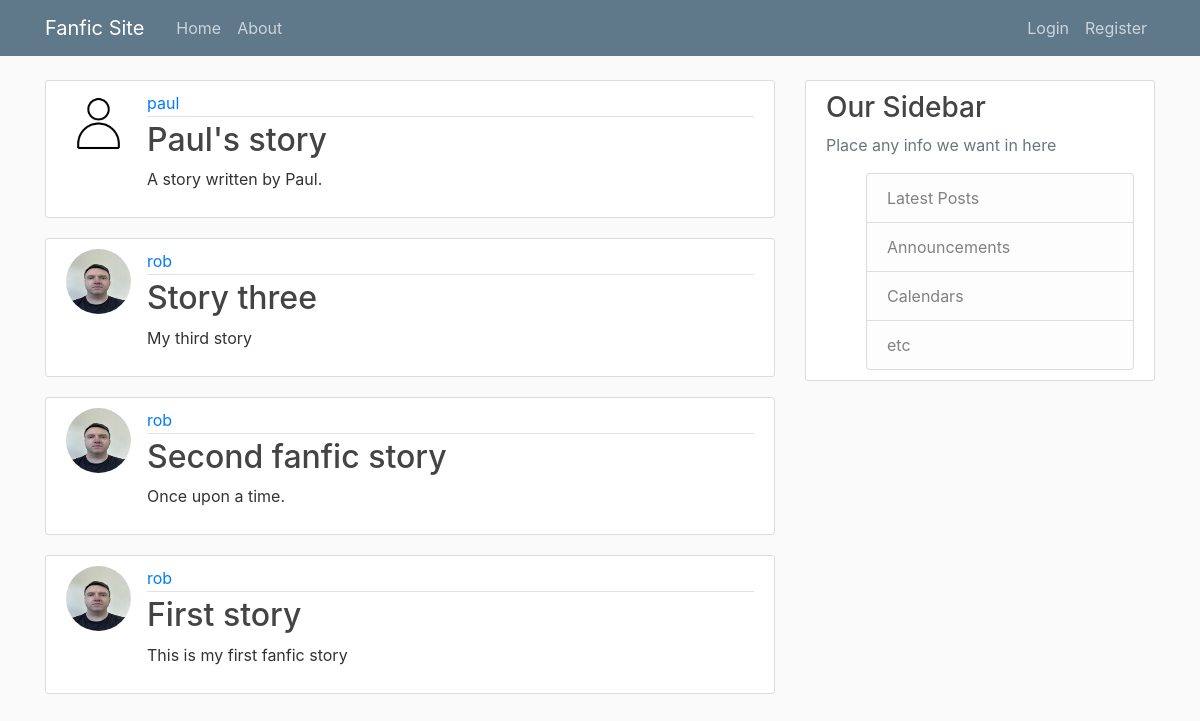
/, run on an earlier commit of the app's database.
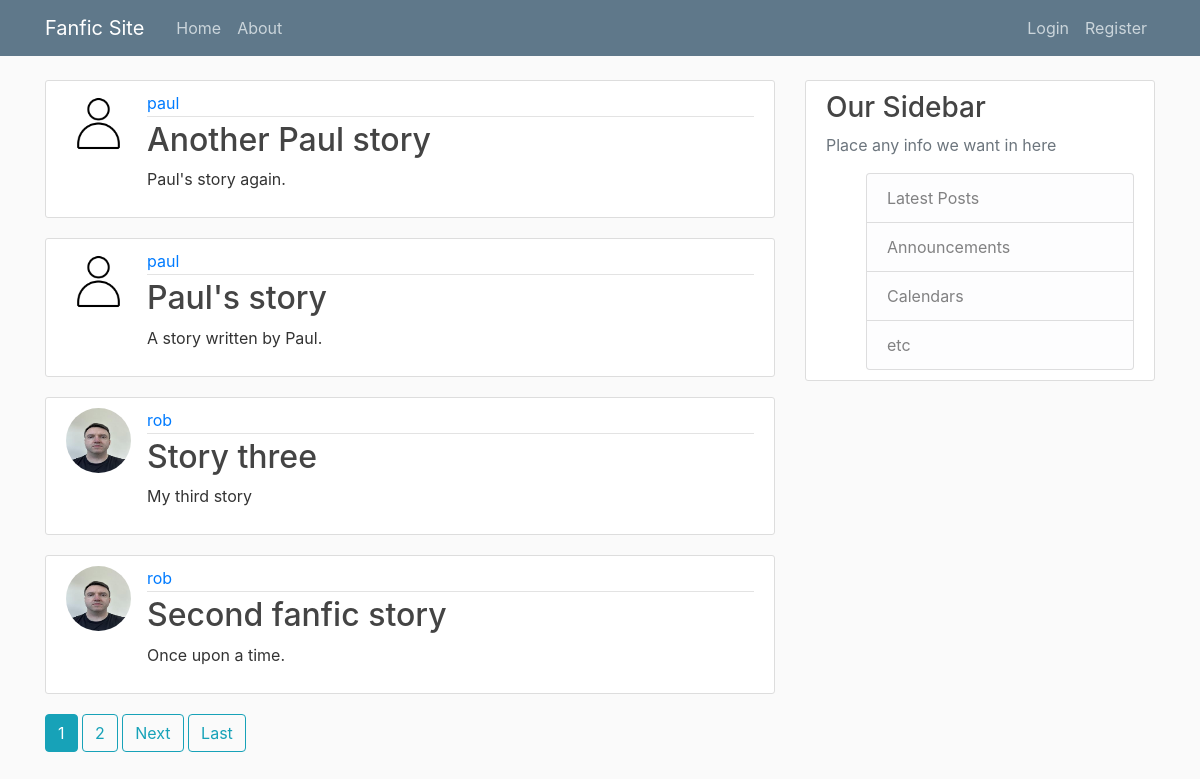
And on a later commit of the database.
### stories/models.py (models this page shows, shortened)
class Story(models.Model):
    title = models.CharField(max_length=100)
    author = models.ForeignKey(User, on_delete=models.CASCADE, related_name='stories')
    summary = models.CharField(max_length=500)
    fandom = models.CharField(max_length=100)
    rating = models.CharField(max_length=30)
    co_author = models.CharField(max_length=40)
    status = models.CharField(max_length=30)
    content = models.TextField()
    date_published = models.DateTimeField(default=timezone.now)

### users/models.py (models this page shows, shortened)
class Profile(models.Model):
    user = models.OneToOneField(User, on_delete=models.CASCADE)
    image = models.ImageField(default='default.png', upload_to='profile_pics')

### stories/views.py (the view)
# urls.py: path('', StoryListView.as_view(), name='stories-home'),
class StoryListView(ListView):
    model = Story
    template_name = 'stories/home.html' #<app>/<model>_<viewtype>.html
    context_object_name = 'stories'
    ordering = ['-date_published']
    paginate_by = 4

### stories/templates/stories/home.html (shortened to what this page needs)
{% extends "stories/base.html" %}
{% block content %}
{% for story in stories %}
    <article class="media content-section">
            <img class="rounded-circle article-img" src="{{ story.author.profile.image.url }}">
            <div class="media-body">
            <div class="article-metadata">
                <a class="mr-2" href="{% url 'user-stories' story.author.username %}">{{ story.author }}</a>
            </div>
            <h2><a class="article-title" href="{% url 'story-detail' story.id %}">{{ story.title }}</a></h2>
            <p class="article-content">{{ story.content }}</p>
            </div>
        </article>
{% endfor %}
{% if is_paginated %}
<div class='story-pagination'>
    {% for num in page_obj.paginator.page_range %}
    {% if page_obj.number == num %}
        <a class='btn btn-info mb-4' href='?page={{ num }}'>{{ num }}</a>
    {% elif num > page_obj.number|add:'-3' and num < page_obj.number|add:'3' %}
        <a class='btn btn-outline-info mb-4' href='?page={{ num }}'>{{ num }}</a>
    {% endif %}
    {% endfor %}
    {% if page_obj.has_next %}
    <a class='btn btn-outline-info mb-4' href='?page={{ page_obj.next_page_number }}'>Next</a>
    <a class='btn btn-outline-info mb-4' href='?page={{ page_obj.paginator.num_pages }}'>Last</a>
    {% endif %}
</div>
{% endif %}
{% endblock content %}

### stories/templates/stories/base.html (shortened to what this page needs)
{% load static %}
<!DOCTYPE html>
<html lang="en">
<head>
    <link rel="stylesheet" href="https://maxcdn.bootstrapcdn.com/bootstrap/4.0.0/css/bootstrap.min.css">
  <link rel="stylesheet" type="text/css" href="{% static 'stories/main.css' %}">
</head>
<body>
  <header class="site-header">
    <nav class="navbar navbar-expand-md navbar-dark bg-steel fixed-top">
      <div class="container">
        <a class="navbar-brand mr-4" href="{% url 'stories-home' %}">Fanfic Site</a>
        <div class="collapse navbar-collapse" id="navbarToggle">
          <div class="navbar-nav mr-auto">
            <a class="nav-item nav-link" href="{% url 'stories-home' %}">Home</a>
            <a class="nav-item nav-link" href="{% url 'stories-about' %}">About</a>
          </div>
          <div class="navbar-nav">
            {% if user.is_authenticated %}
             <a class="nav-item nav-link" href="{% url 'story-create' %}">New Post</a>
            <a class="nav-item nav-link" href="{% url 'profile' %}">Profile</a>
            <form action="{% url 'logout' %}" method="POST" class="form-inline">
              {% csrf_token %}
              <button type="submit" class="btn btn-link nav-item nav-link py-0">Logout</button>
            </form>
            {% else %}
            <a class="nav-item nav-link" href="{% url 'login' %}">Login</a>
            <a class="nav-item nav-link" href="{% url 'register' %}">Register</a>
            {% endif %}
          </div>
        </div>
      </div>
    </nav>
  </header>
  <main role="main" class="container">
    <div class="row">
      <div class="col-md-8">
        {% block content %}
        {% endblock %}
      </div>
      <div class="col-md-4">
        <div class="content-section">
          <h3>Our Sidebar</h3>
          <p class="text-muted">Place any info we want in here</p>
          <ul>
            <li class="list-group-item list-group-item-light">Latest Posts</li>
            <li class="list-group-item list-group-item-light">Announcements</li>
            <li class="list-group-item list-group-item-light">Calendars</li>
            <li class="list-group-item list-group-item-light">etc</li>
          </ul>
        </div>
      </div>
    </div>
  </main>
</body>
</html>

### stories/static/stories/main.css (style rules this page uses)
body { background: #fafafa; color: #333333; margin-top: 5rem; }
h1, h2, h3, h4, h5, h6 { color: #444444; }
ul { margin: 0; }
.bg-steel { background-color: #5f788a; }
.site-header .navbar-nav .nav-link { color: #cbd5db; }
.content-section { background: #ffffff; padding: 10px 20px; border: 1px solid #dddddd; border-radius: 3px; margin-bottom: 20px; }
.article-title { color: #444444; }
.article-content { white-space: pre-line; }
.article-img { height: 65px; width: 65px; margin-right: 16px; }
.article-metadata { padding-bottom: 1px; margin-bottom: 4px; border-bottom: 1px solid #e3e3e3 }

What changed in the data, as far as the page shows it:
no longer on this page (row unchanged): Story: author.profile.image (picture), author "rob", title "First story", content "This is my first fanfic story"
added Story: author.profile.image (placeholder picture), author "paul", title "Another Paul story", content "Paul's story again."
Also different on the page:
new list line: "1"
new list line: "2"
text now shown: "Next Last"
